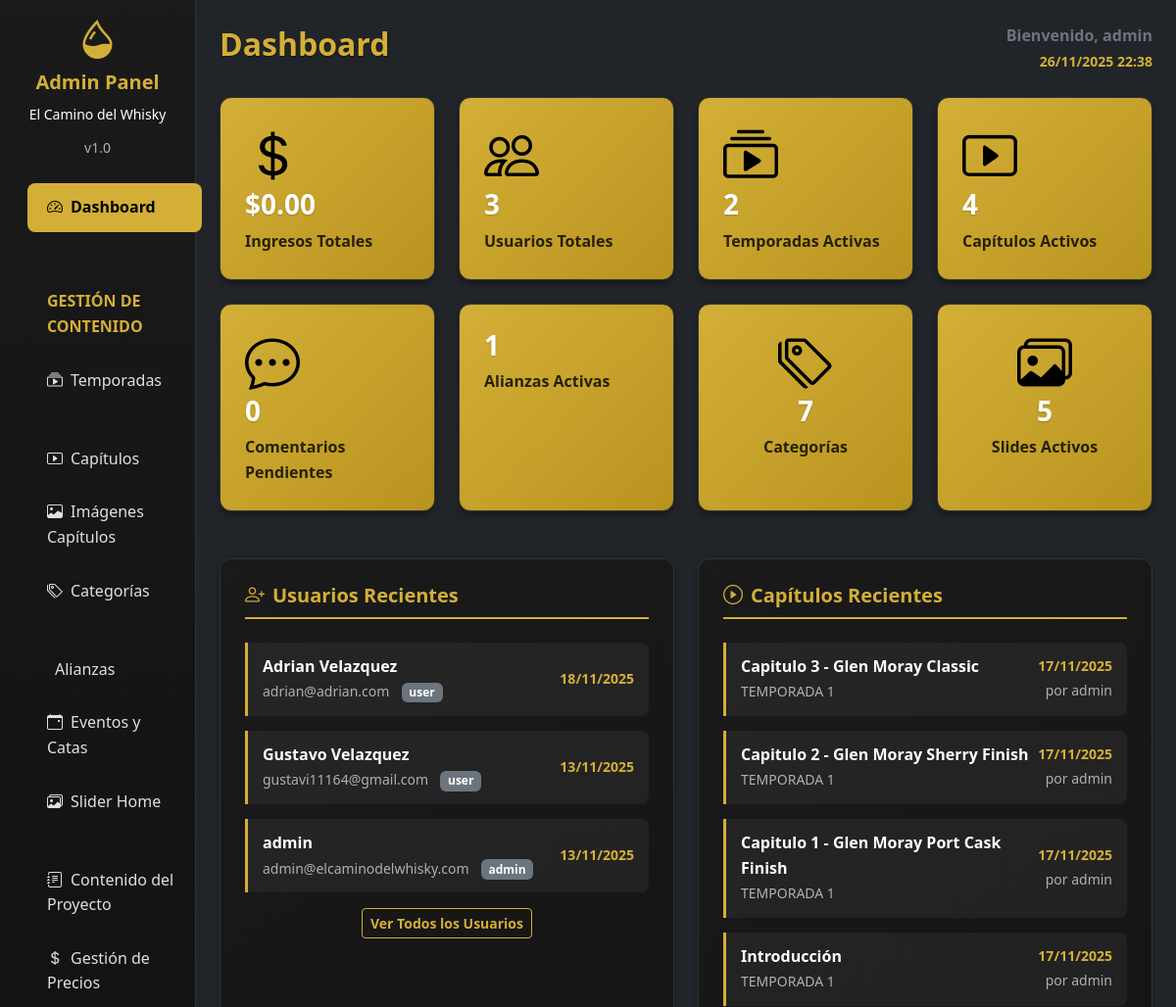
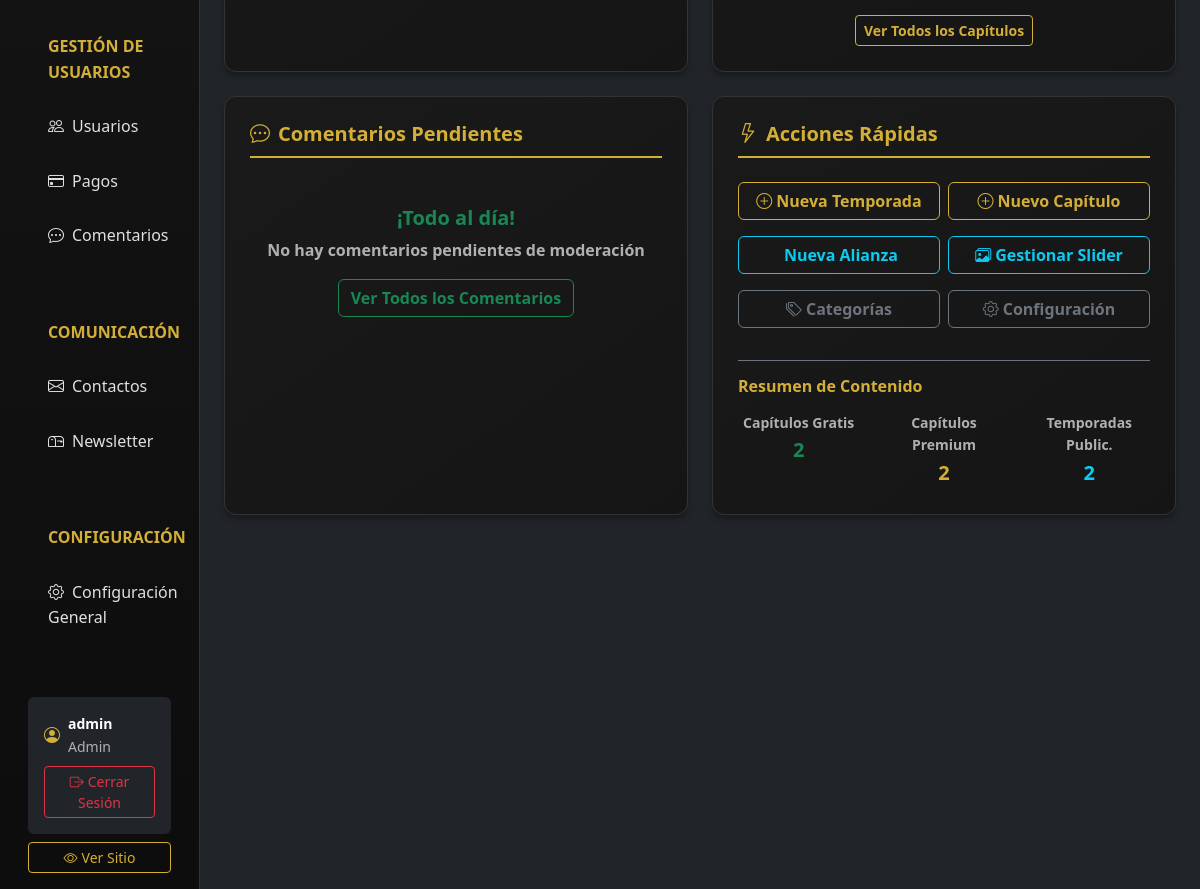
The page /backend/admin/index.php (signed in) on the database its author committed (2 pictures, top to bottom).
### tables this page shows
CREATE TABLE `users` (
  `id` int(11) NOT NULL,
  `username` varchar(100) NOT NULL,
  `email` varchar(255) NOT NULL,
  `password` varchar(255) NOT NULL,
  `role` enum('admin','writer','user') DEFAULT 'user',
  `created_at` timestamp NOT NULL DEFAULT current_timestamp(),
  `updated_at` timestamp NOT NULL DEFAULT current_timestamp() ON UPDATE current_timestamp(),
  `is_active` tinyint(1) DEFAULT 1,
  `first_name` varchar(100) DEFAULT NULL,
  `last_name` varchar(100) DEFAULT NULL,
  `phone` varchar(20) DEFAULT NULL,
  `avatar` varchar(255) DEFAULT NULL,
  `bio` text DEFAULT NULL,
  `last_login` timestamp NULL DEFAULT NULL
);

CREATE TABLE `chapters` (
  `id` int(11) NOT NULL,
  `season_id` int(11) DEFAULT NULL,
  `title` varchar(255) NOT NULL,
  `subtitle` varchar(500) DEFAULT NULL,
  `content` text NOT NULL,
  `chapter_number` int(11) NOT NULL,
  `is_free` tinyint(1) DEFAULT 0,
  `is_active` tinyint(1) DEFAULT 1,
  `is_published` tinyint(1) DEFAULT 0,
  `display_order` int(11) DEFAULT 0,
  `published_at` timestamp NULL DEFAULT NULL,
  `created_by` int(11) DEFAULT NULL,
  `created_at` timestamp NOT NULL DEFAULT current_timestamp(),
  `updated_at` timestamp NOT NULL DEFAULT current_timestamp() ON UPDATE current_timestamp(),
  `duration` varchar(50) DEFAULT 'No especificada'
);

CREATE TABLE `seasons` (
  `id` int(11) NOT NULL,
  `title` varchar(255) NOT NULL,
  `subtitle` varchar(500) DEFAULT NULL,
  `description` text DEFAULT NULL,
  `price` decimal(10,2) DEFAULT 0.00,
  `is_active` tinyint(1) DEFAULT 1,
  `is_published` tinyint(1) DEFAULT 0,
  `requires_payment` tinyint(1) DEFAULT 0,
  `display_order` int(11) DEFAULT 0,
  `published_at` timestamp NULL DEFAULT NULL,
  `created_by` int(11) DEFAULT NULL,
  `created_at` timestamp NOT NULL DEFAULT current_timestamp(),
  `updated_at` timestamp NOT NULL DEFAULT current_timestamp() ON UPDATE current_timestamp()
);

### backend/admin/index.php (the view, shortened to what the rows shown need)
<?php
require_once '../config/database.php';
$recent_users = $pdo->query("
    SELECT username, email, role, created_at
    FROM users
    ORDER BY created_at DESC
    LIMIT 5
")->fetchAll();
$recent_chapters = $pdo->query("
    SELECT c.title, s.title as season_title, c.created_at, u.username as created_by
    FROM chapters c
    JOIN seasons s ON c.season_id = s.id
    JOIN users u ON c.created_by = u.id
    ORDER BY c.created_at DESC
    LIMIT 5
")->fetchAll();
?>
<!DOCTYPE html>
<html lang="es">
<head>
    <link href="https://cdn.jsdelivr.net/npm/bootstrap@5.3.0/dist/css/bootstrap.min.css" rel="stylesheet">
    <link rel="stylesheet" href="https://cdn.jsdelivr.net/npm/bootstrap-icons@1.10.0/font/bootstrap-icons.css">
</head>
<body class="bg-dark">
    <div class="container-fluid">
        <div class="row">
            <div class="col-md-9 col-lg-10 ms-sm-auto px-4 py-4">
                <div class="d-flex justify-content-between align-items-center mb-4">
                    <h2 class="title-font">Dashboard</h2>
                </div>
                <div class="row g-4">
                    <div class="col-lg-6">
                        <div class="stat-card">
                            <?php if (!empty($recent_users)): ?>
                                <?php foreach ($recent_users as $user): ?>
                                    <div class="recent-item">
                                        <div class="d-flex justify-content-between align-items-center">
                                            <div>
                                                <strong class="text-light"><?= htmlspecialchars($user['username']) ?></strong>
                                                <br>
                                                <small class="text-muted"><?= htmlspecialchars($user['email']) ?></small>
                                                <span class="badge bg-secondary ms-2 fw-bold"><?= $user['role'] ?></span>
                                            </div>
                                            <small class="text-warning fw-bold"><?= date('d/m/Y', strtotime($user['created_at'])) ?></small>
                                        </div>
                                    </div>
                                <?php endforeach; ?>
                            <?php else: ?>
                                <p class="text-muted text-center fw-bold">No hay usuarios registrados</p>
                            <?php endif; ?>
                        </div>
                    </div>
                    <div class="col-lg-6">
                        <div class="stat-card">
                            <?php if (!empty($recent_chapters)): ?>
                                <?php foreach ($recent_chapters as $chapter): ?>
                                    <div class="recent-item">
                                        <div class="d-flex justify-content-between align-items-center">
                                            <div>
                                                <strong class="text-light"><?= htmlspecialchars($chapter['title']) ?></strong>
                                                <br>
                                                <small class="text-muted"><?= htmlspecialchars($chapter['season_title']) ?></small>
                                            </div>
                                            <div class="text-end">
                                                <small class="text-warning d-block fw-bold"><?= date('d/m/Y', strtotime($chapter['created_at'])) ?></small>
                                                <small class="text-muted">por <?= $chapter['created_by'] ?></small>
                                            </div>
                                        </div>
                                    </div>
                                <?php endforeach; ?>
                            <?php else: ?>
                                <p class="text-muted text-center fw-bold">No hay capítulos recientes</p>
                            <?php endif; ?>
                        </div>
                    </div>
                </div>
            </div>
        </div>
    </div>
</body>
</html>

### rows shown on the page
users: username "Adrian Velazquez", email "adrian@adrian.com", role "user", created_at "18/11/2025"
users: username "Gustavo Velazquez", email "gustavi11164@gmail.com", role "user", created_at "13/11/2025"
users: username "admin", email "admin@elcaminodelwhisky.com", role "admin", created_at "13/11/2025"
chapters: title "Capitulo 3 - Glen Moray Classic", season.title "TEMPORADA 1", created_at "17/11/2025", created_by.username "admin"
chapters: title "Capitulo 2 - Glen Moray Sherry Finish", season.title "TEMPORADA 1", created_at "17/11/2025", created_by.username "admin"
chapters: title "Capitulo 1 - Glen Moray Port Cask Finish", season.title "TEMPORADA 1", created_at "17/11/2025", created_by.username "admin"
chapters: title "Introducción", season.title "TEMPORADA 1", created_at "17/11/2025", created_by.username "admin"

### other values the page prints
$_SESSION['user_name'] "admin"
$_SESSION['user_role'] "Admin"
$stats['total_revenue'] "0.00"
$stats['total_users'] "3"
$stats['total_seasons'] "2"
$stats['total_chapters'] "4"
$stats['pending_comments'] "0"
$stats['total_alliances'] "1"
$stats['total_categories'] "7"
$stats['total_slides'] "5"
$stats['free_chapters'] "2"
$stats['paid_chapters'] "2"
$stats['published_seasons'] "2"
